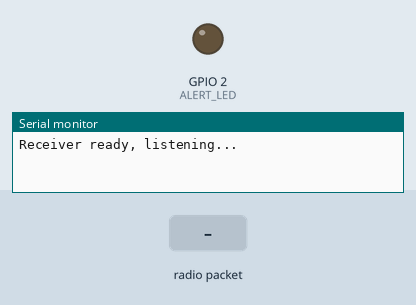
Simulated run of this sketch. Board: ESP32. Shown: output pins drawn as LEDs (lit = HIGH), the last lines printed to the serial monitor. Dashed ring = blinking. Inputs (shaded band) come from the test bench. No radio packets arrive unless stated.

Above: at 1.2 s.
1.3 s: radio packet "SOS," arrives
At 1.4 s:
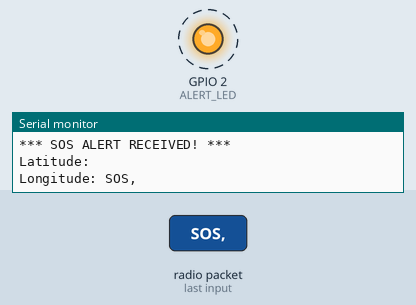
4.3 s: radio packet "1" arrives
Timing chart, 0 to 7.3 s (numbered marks = the images above; inputs shaded):
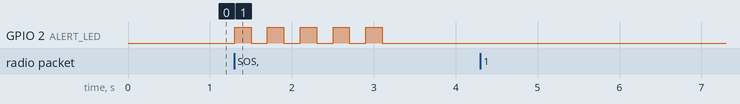

Measured:
- after the input at 1.3 s, GPIO 2 (ALERT_LED): alternates HIGH for 0.20 s and LOW for 0.20 s, 10 changes in all, then stays LOW, starting at once

The sketch:

receiver_code.ino
```cpp
#include <SPI.h>
#include <LoRa.h>

// LoRa pins (same wiring on receiver ESP32)
#define LORA_SCK     18
#define LORA_MISO    19
#define LORA_MOSI    23
#define LORA_NSS      5
#define LORA_RST     14
#define LORA_DIO0    26

// Alert LED on receiver
#define ALERT_LED    2

void blinkAlert() {
  for (int i = 0; i < 5; i++) {
    digitalWrite(ALERT_LED, HIGH);
    delay(200);
    digitalWrite(ALERT_LED, LOW);
    delay(200);
  }
}

void setup() {
  Serial.begin(115200);
  pinMode(ALERT_LED, OUTPUT);
  digitalWrite(ALERT_LED, LOW);

  SPI.begin(LORA_SCK, LORA_MISO, LORA_MOSI, LORA_NSS);
  LoRa.setPins(LORA_NSS, LORA_RST, LORA_DIO0);
  if (!LoRa.begin(433E6)) {   // Must match sender frequency
    Serial.println("LoRa init failed!");
    while (1);
  }
  Serial.println("Receiver ready, listening...");
}

void loop() {
  int packetSize = LoRa.parsePacket();
  if (packetSize) {
    String received = "";
    while (LoRa.available()) {
      received += (char)LoRa.read();
    }

    Serial.print("Received: ");
    Serial.println(received);
    Serial.print("RSSI: ");
    Serial.println(LoRa.packetRssi());

    // Parse SOS message
    if (received.startsWith("SOS,")) {
      Serial.println("*** SOS ALERT RECEIVED! ***");

      // Extract GPS coordinates
      int comma1 = received.indexOf(',');
      int comma2 = received.indexOf(',', comma1 + 1);
      String lat = received.substring(comma1 + 1, comma2);
      String lng = received.substring(comma2 + 1);

      Serial.println("Latitude:  " + lat);
      Serial.println("Longitude: " + lng);

      blinkAlert();  // Flash LED rapidly on receiver
    }
  }
}
```
